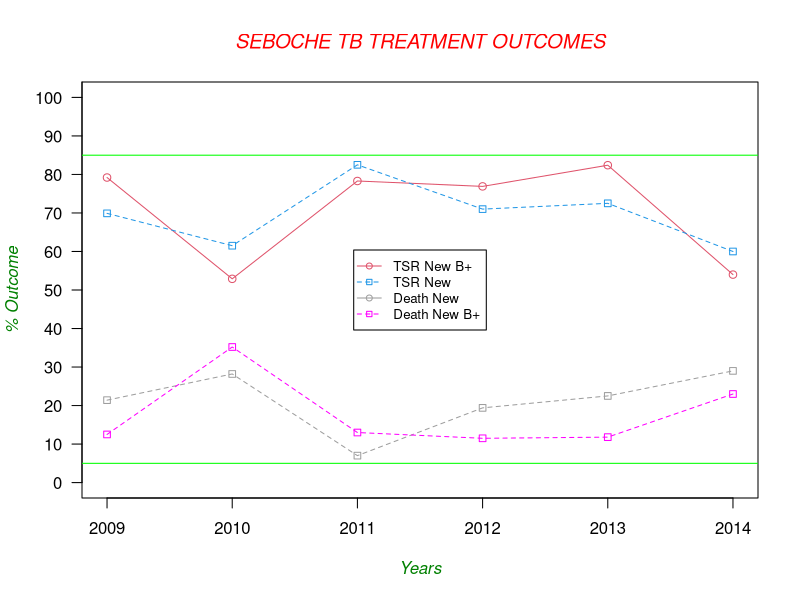

Reproduce this figure in R.
library(ggplot2)
# Seboche death rate and TSR
Years <- c(2009,2010,2011,2012,2013,2014 )
BposA <- c(79.2,52.9,78.3,76.9,82.4,54) # Treatment success rate among New B+ patients
NewA<- c(69.9,61.5,82.5,71,72.5,60) # Treatment success rate among all New patients
RetrA <- c(100,75,33.3,69.4,66.7,50) # Treatment success rate among Retreatment cases
BposB <- c(12.5,35.2,13,11.5,11.8,23) # Death rate among New B+ patients
NewB <-c(21.4,28.2,7,19.4,22.5,29) # Death rate among All New cases 
RetrB <- c(0,0,50,40,0,25) # Death rate among Retreatment cases
TSR <- data.frame(BposA,NewA,RetrA)
Death <- data.frame(BposB,NewB,RetrB)
Type <- data.frame(TSR,Death)


#---------------------------------------------------------------------------#
# Calculate range from 0 to max value of cars and trucks
g_range <- range(0, 100)

# Graph Type using y axis that ranges from 0 to max 
# value in cars or trucks vector.  Turn off axes and 
# annotations (axis labels) so we can specify them ourself
plot(BposA, type="o", col=26, ylim=g_range, 
     axes=FALSE, ann=FALSE)

# Make x axis using Years labels
axis(1, at=1:6, lab=c(2009,2010,2011,2012,2013,2014))

# Make y axis with horizontal labels that display ticks at 
# every 4 marks. 4*0:g_range[2] is equivalent to c(0,4,8,12).
axis(2, las=1, at=10*0:g_range[2])

# Create box around plot
box()

# Graph trucks with red dashed line and square points
lines(NewA, type="o", pch=22, lty=2, col=12)
#lines(RetrA, type="o", pch=22, lty=2, col=454)
lines(NewB, type="o", pch=22, lty=2, col=32)
lines(BposB, type="o", pch=22, lty=2, col="magenta")
#lines(RetrB, type="o", pch=22, lty=2, col=57)
# Create a title with a red, bold/italic font
title(main="SEBOCHE TB TREATMENT OUTCOMES", col.main="red", font.main=3)
abline(h =85, col="green",lty=1)
abline(h =5, col="green",lty=1)
# Label the x and y axes with dark green text
title(xlab="Years", col.lab=rgb(0,0.5,0), font.lab =3)
title(ylab="% Outcome", col.lab=rgb(0,0.5,0),font.lab =3)

# Create a legend at (1, g_range[2]) that is slightly smaller 
# (cex) and uses the same line colors and points used by 
# the actual plots 
legend("center",c("TSR New B+", "TSR New","Death New", "Death New B+"), cex=0.8, 
       col=c(26,12,32,"magenta"), pch=21:22, lty=1:2);